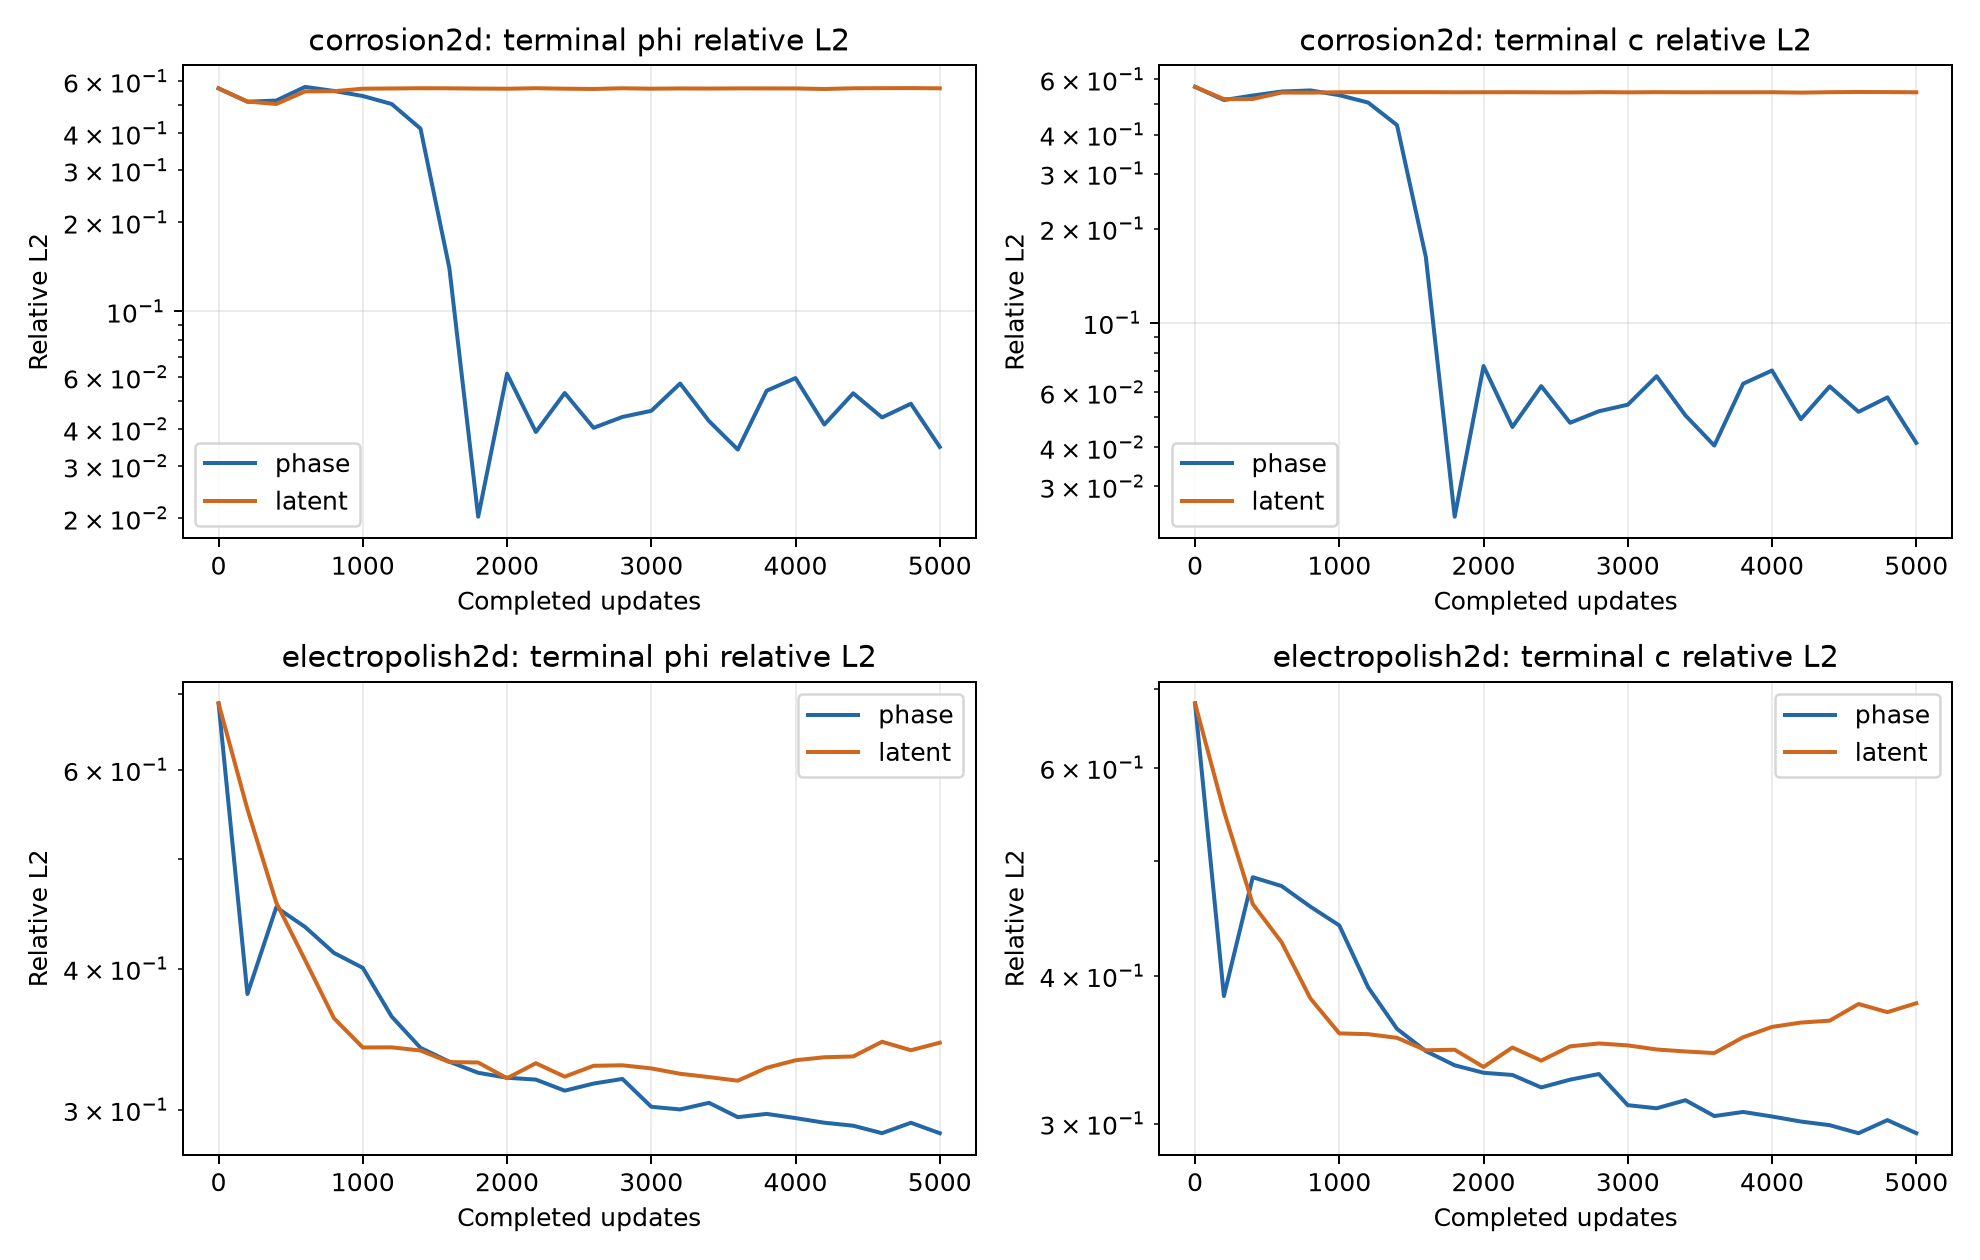

This chart was generated by the following Python code:
"""Replay paired-run comparisons from direct config/field/metric file paths."""

import json
from pathlib import Path

import matplotlib
matplotlib.use("Agg")
import matplotlib.pyplot as plt
import numpy as np


def checkpoint_probe(run, config, reference, prediction):
    """Load the saved model by path; check fields and output-branch saturation."""
    import equinox as eqx
    import jax
    import jax.numpy as jnp
    from ml_collections import ConfigDict
    from examples.corrosion2d.residual_experiment import build_model
    from nonlocal_pinn.nn.constraints import kks_constraint

    if jax.default_backend() != "cpu":
        raise ValueError("Run the independent report with JAX_PLATFORMS=cpu")
    c = ConfigDict(config)
    template = build_model(c, jax.random.split(jax.random.PRNGKey(c.train.seed))[0])
    model = eqx.tree_deserialise_leaves(run / "model_final.eqx", template)
    x = jnp.asarray(np.stack([reference["X"].ravel(), reference["Y"].ravel()], axis=-1), dtype=jnp.float32)
    indices = np.array([0, len(reference["time"]) // 2, len(reference["time"]) - 1])
    times = jnp.asarray(reference["time"][indices], dtype=jnp.float32)

    @eqx.filter_jit
    def predict_raw(net):
        return jax.vmap(lambda t: jax.vmap(net, in_axes=(0, None))(x, t))(times)

    raw = predict_raw(model.net)
    fields = np.asarray(kks_constraint(raw, c.physical.c_se, c.physical.c_le)).reshape(len(indices), *reference["X"].shape, 2)
    saved = np.stack([prediction["phi"][indices], prediction["c"][indices]], axis=-1)
    max_error = float(np.max(np.abs(fields - saved)))
    if max_error > 5e-4:
        raise ValueError(f"Independent checkpoint predictions differ from saved fields: {run}: {max_error}")
    cl_max = 1.0 - c.physical.c_se + c.physical.c_le
    tanh_v = jnp.tanh(raw[..., 1])
    dcl = np.asarray(0.5 * cl_max * (1.0 - tanh_v**2))
    cl = np.asarray(0.5 * cl_max * (1.0 + tanh_v))
    result = {"checkpoint_prediction_max_abs_difference_cpu_gpu": max_error,
              "raw_phase_min": float(jnp.min(raw[..., 0])), "raw_phase_max": float(jnp.max(raw[..., 0])),
              "raw_concentration_min": float(jnp.min(raw[..., 1])), "raw_concentration_max": float(jnp.max(raw[..., 1])),
              "liquid_concentration_min": float(cl.min()), "liquid_concentration_max": float(cl.max()),
              "fraction_zero_liquid_concentration_derivative": float(np.mean(dcl == 0))}
    for label, mask in (("all_sampled_times", np.ones(raw.shape[:2], dtype=bool)), ("terminal", np.broadcast_to(np.arange(len(indices))[:, None] == len(indices) - 1, raw.shape[:2]))):
        result[label + "_fraction_cL_zero"] = float(np.mean(cl[mask] == 0))
    return result


def read_json(path):
    return json.loads(path.read_text())


def config_differences(a, b, prefix=""):
    differences = []
    for key in sorted(a.keys() | b.keys()):
        path = f"{prefix}.{key}" if prefix else key
        if key not in a or key not in b:
            differences.append(path)
        elif isinstance(a[key], dict) and isinstance(b[key], dict):
            differences.extend(config_differences(a[key], b[key], path))
        elif a[key] != b[key]:
            differences.append(path)
    return differences


def main():
    output = Path(__file__).with_suffix("")
    cases = ("corrosion2d", "electropolish2d")
    result = {"protocol": "matched5000 updates, soft ICs, normalized phase residual only",
              "seed": 42, "cases": {}}
    curves, curve_axes = plt.subplots(2, 2, figsize=(11, 7), squeeze=False)
    fields, field_axes = plt.subplots(2, 3, figsize=(13, 6), squeeze=False)
    colors = {"phase": "#2467a6", "latent": "#cf671e"}
    for row, case in enumerate(cases):
        root = Path("/root/autodl-tmp/tf-logs") / case
        runs = {kind: root / f"20261024-residual-{kind}-seed42" for kind in ("phase", "latent")}
        configs = {kind: read_json(run / "config.json") for kind, run in runs.items()}
        diff = config_differences(configs["phase"], configs["latent"])
        assert diff == ["experiment.formulation", "log.run_name"], diff
        assert (runs["phase"] / "model_initial.eqx").read_bytes() == (runs["latent"] / "model_initial.eqx").read_bytes()
        refpath = Path(configs["phase"]["experiment"]["reference_path"])
        with np.load(refpath) as data:
            ref = {key: data[key] for key in data.files}
        metadata = json.loads(str(ref["metadata_json"]))
        data_result = {"reference_path": str(refpath), "reference_validation": metadata,
                       "initial_weights_identical": True, "config_differences": diff, "runs": {}}
        snapshots = [ref["phi"][-1]]
        reference_crossings = ((ref["phi"][-1, :-1] - 0.5) * (ref["phi"][-1, 1:] - 0.5) < 0).sum(axis=0)
        data_result["reference_vertical_crossing_histogram"] = {str(int(k)): int(v) for k, v in zip(*np.unique(reference_crossings, return_counts=True))}
        for kind, run in runs.items():
            summary = read_json(run / "summary.json")
            history = [json.loads(line) for line in (run / "metrics.jsonl").read_text().splitlines()]
            assert summary["updates"] == 5000 and not summary["hard_initial_condition"]
            assert history[0]["step"] == 0 and history[-1]["step"] == 5000
            with np.load(run / "prediction.npz") as data:
                prediction = {key: data[key] for key in data.files}
            recomputed = {}
            for name in ("phi", "c"):
                error = prediction[name][-1].astype(np.float64) - ref[name][-1]
                value = float(np.linalg.norm(error) / np.linalg.norm(ref[name][-1]))
                assert abs(value - summary["final_metrics"][f"terminal_rel_l2_{name}"]) < 1e-12
                recomputed[f"terminal_rel_l2_{name}"] = value
                col = 0 if name == "phi" else 1
                ax = curve_axes[row, col]
                ax.plot([h["step"] for h in history],
                        [h[f"terminal_rel_l2_{name}"] for h in history],
                        label=kind, color=colors[kind], linewidth=1.6)
                ax.set(title=f"{case}: terminal {name} relative L2", xlabel="Completed updates", ylabel="Relative L2", yscale="log")
                ax.grid(alpha=0.25)
                ax.legend()
            tail = [h["terminal_rel_l2_phi"] for h in history if h["step"] >= 4000]
            recomputed["last1000_terminal_phi_l2_median"] = float(np.median(tail))
            recomputed["last1000_terminal_phi_l2_min"] = float(np.min(tail))
            recomputed["last1000_terminal_phi_l2_max"] = float(np.max(tail))
            recomputed["best_logged_terminal_phi_l2"] = float(min(h["terminal_rel_l2_phi"] for h in history))
            recomputed["initial_phi_rel_l2_at_final_model"] = summary["final_metrics"]["rel_l2_by_time_phi"][0]
            recomputed["terminal_solid_fraction"] = float(np.mean(prediction["phi"][-1] > 0.5))
            phase = prediction["phi"][-1]
            crossings = ((phase[:-1] - 0.5) * (phase[1:] - 0.5) < 0).sum(axis=0)
            recomputed["vertical_crossing_histogram"] = {str(int(k)): int(v) for k, v in zip(*np.unique(crossings, return_counts=True))}
            recomputed["fraction_columns_with_extra_crossings"] = float(np.mean(crossings > reference_crossings))
            target_phase = ref["phi"][-1]
            squared_error = (phase - target_phase)**2
            recomputed["phase_error_partition"] = {}
            for name, mask in (("solid", target_phase > 0.95), ("liquid", target_phase < 0.05), ("interface", (target_phase >= 0.05) & (target_phase <= 0.95))):
                if not np.any(mask):
                    raise ValueError(f"Empty reference error-partition region: {case}/{name}")
                recomputed["phase_error_partition"][name] = {"rmse": float(np.sqrt(np.mean(squared_error[mask]))), "squared_error_fraction": float(squared_error[mask].sum() / squared_error.sum())}
            recomputed["checkpoint_probe"] = checkpoint_probe(run, configs[kind], ref, prediction)
            data_result["runs"][kind] = {"path": str(run), "summary": summary, "independent_field_checks": recomputed}
            snapshots.append(prediction["phi"][-1])
        assert data_result["runs"]["phase"]["summary"]["reference"] == data_result["runs"]["latent"]["summary"]["reference"]
        for col, (phase, title) in enumerate(zip(snapshots, ("Aligned graph reference", "Original phase residual", "Transformed phase residual"))):
            ax = field_axes[row, col]
            im = ax.pcolormesh(ref["X"], ref["Y"], phase, shading="auto", vmin=0, vmax=1, cmap="coolwarm")
            ax.contour(ref["X"], ref["Y"], ref["phi"][-1], levels=[0.5], colors="black", linewidths=0.9)
            if col:
                ax.contour(ref["X"], ref["Y"], phase, levels=[0.5], colors="white", linewidths=0.9)
            ax.set(title=f"{case}, {metadata['spec']['nondim']['T_c']:g} s\n{title}", aspect="equal", xlabel="x*", ylabel="y*")
        data_result["reference_terminal_solid_fraction"] = float(np.mean(ref["phi"][-1] > 0.5))
        data_result["original_over_latent_terminal_phi_l2"] = data_result["runs"]["phase"]["independent_field_checks"]["terminal_rel_l2_phi"] / data_result["runs"]["latent"]["independent_field_checks"]["terminal_rel_l2_phi"]
        result["cases"][case] = data_result
    curves.tight_layout()
    curves.savefig(str(output) + ".png", dpi=180)
    fields.subplots_adjust(wspace=0.3, hspace=0.5, right=0.86)
    colorbar_ax = fields.add_axes([0.90, 0.22, 0.015, 0.56])
    fields.colorbar(im, cax=colorbar_ax, label="phi")
    fields.savefig(str(output) + "-fields.png", dpi=180)
    output.with_suffix(".json").write_text(json.dumps(result, indent=2) + "\n")
    for case, data in result["cases"].items():
        print(case, "phase/latent terminal phi ratio", data["original_over_latent_terminal_phi_l2"])
        for kind, run in data["runs"].items():
            print(kind, json.dumps(run["independent_field_checks"]))


if __name__ == "__main__":
    main()
